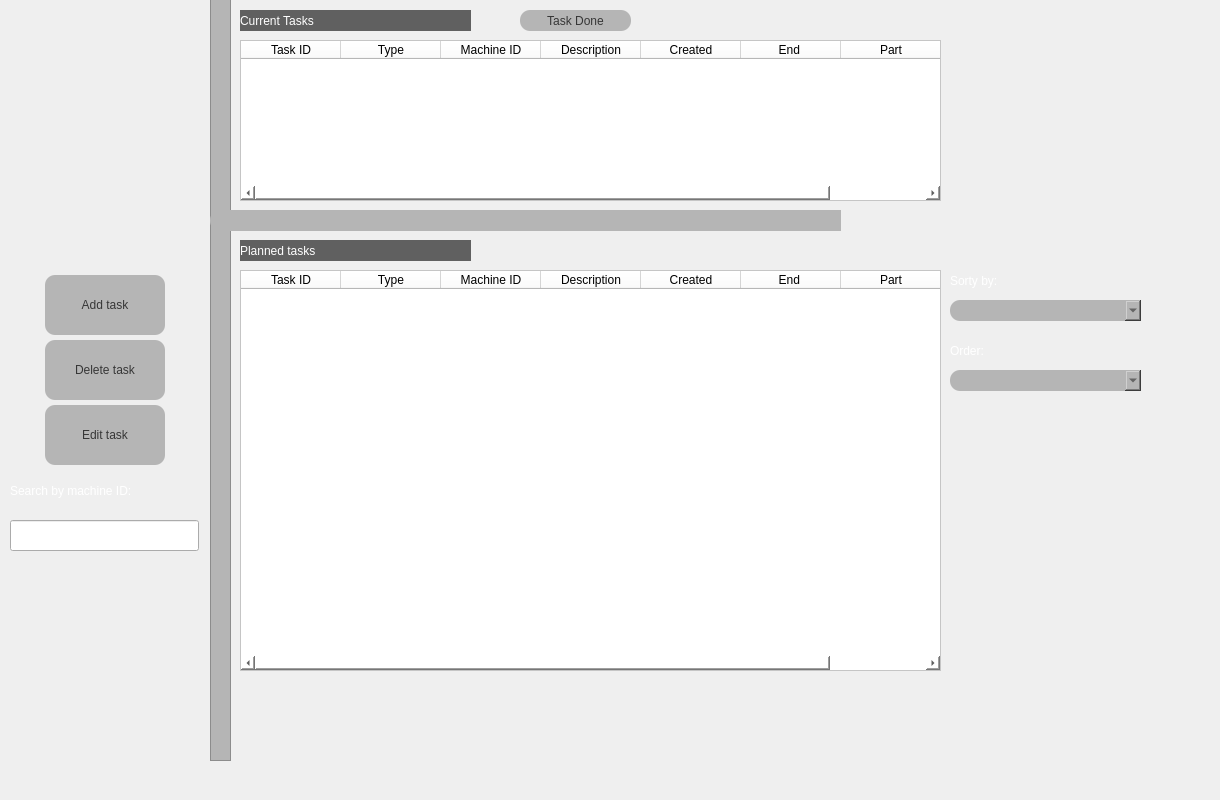
    <widget class="QWidget" name="tab_4">
     <attribute name="title">
      <string>Maintenance</string>
     </attribute>
     <widget class="QFrame" name="frame_2">
      <property name="geometry">
       <rect>
        <x>210</x>
        <y>-30</y>
        <width>21</width>
        <height>791</height>
       </rect>
      </property>
      <property name="styleSheet">
       <string notr="true">
background-color: rgb(181, 181, 181);</string>
      </property>
      <property name="frameShape">
       <enum>QFrame::StyledPanel</enum>
      </property>
      <property name="frameShadow">
       <enum>QFrame::Raised</enum>
      </property>
     </widget>
     <widget class="QWidget" name="gridLayoutWidget_2">
      <property name="geometry">
       <rect>
        <x>10</x>
        <y>270</y>
        <width>191</width>
        <height>201</height>
       </rect>
      </property>
      <layout class="QGridLayout" name="gridLayout_2">
       <property name="spacing">
        <number>0</number>
       </property>
       <item row="3" column="0">
        <widget class="QPushButton" name="deleteTaskButton">
         <property name="maximumSize">
          <size>
           <width>120</width>
           <height>60</height>
          </size>
         </property>
         <property name="styleSheet">
          <string notr="true">
QPushButton{
color: rgb(54, 54, 54);
border-color: rgb(96, 96, 96);
selection-color: rgb(0, 0, 0);
font: 10pt &quot;Verdana&quot;;
border-radius: 10px;
background-color: rgb(181, 181, 181);

}

QPushButton:hover {
color: rgb(255, 159, 102);
}</string>
         </property>
         <property name="text">
          <string>Delete task</string>
         </property>
        </widget>
       </item>
       <item row="2" column="0">
        <widget class="QPushButton" name="addTaskButton">
         <property name="maximumSize">
          <size>
           <width>120</width>
           <height>60</height>
          </size>
         </property>
         <property name="styleSheet">
          <string notr="true">

QPushButton{
color: rgb(54, 54, 54);
border-color: rgb(96, 96, 96);
selection-color: rgb(0, 0, 0);
font: 10pt &quot;Verdana&quot;;
border-radius: 10px;
background-color: rgb(181, 181, 181);

}

QPushButton:hover {
color: rgb(255, 159, 102);
}</string>
         </property>
         <property name="text">
          <string>Add task</string>
         </property>
        </widget>
       </item>
       <item row="4" column="0">
        <widget class="QPushButton" name="editTaskButton">
         <property name="maximumSize">
          <size>
           <width>120</width>
           <height>60</height>
          </size>
         </property>
         <property name="styleSheet">
          <string notr="true">
QPushButton{
color: rgb(54, 54, 54);
border-color: rgb(96, 96, 96);
selection-color: rgb(0, 0, 0);
font: 10pt &quot;Verdana&quot;;
border-radius: 10px;
background-color: rgb(181, 181, 181);

}

QPushButton:hover {
color: rgb(255, 159, 102);
}</string>
         </property>
         <property name="text">
          <string>Edit task</string>
         </property>
        </widget>
       </item>
      </layout>
     </widget>
     <widget class="QFrame" name="frame_5">
      <property name="geometry">
       <rect>
        <x>210</x>
        <y>210</y>
        <width>631</width>
        <height>21</height>
       </rect>
      </property>
      <property name="styleSheet">
       <string notr="true">border-radius: 10px;
background-color: rgb(181, 181, 181);</string>
      </property>
      <property name="frameShape">
       <enum>QFrame::StyledPanel</enum>
      </property>
      <property name="frameShadow">
       <enum>QFrame::Raised</enum>
      </property>
      <widget class="QLabel" name="logoLabel2">
       <property name="geometry">
        <rect>
         <x>620</x>
         <y>-280</y>
         <width>261</width>
         <height>321</height>
        </rect>
       </property>
       <property name="text">
        <string/>
       </property>
       <property name="pixmap">
        <pixmap resource="LOGO2.qrc">:/LogoInside/LOGO INSIDE.png</pixmap>
       </property>
       <property name="scaledContents">
        <bool>true</bool>
       </property>
      </widget>
     </widget>
     <widget class="QLabel" name="label">
      <property name="geometry">
       <rect>
        <x>240</x>
        <y>10</y>
        <width>231</width>
        <height>21</height>
       </rect>
      </property>
      <property name="styleSheet">
       <string notr="true">
border-color: rgb(96, 96, 96);
selection-color: rgb(0, 0, 0);

background-color: rgb(96, 96, 96);

color: rgb(255, 255, 255); 
font: 16pt &quot;Verdana&quot;;</string>
      </property>
      <property name="text">
       <string>Current Tasks</string>
      </property>
     </widget>
     <widget class="QTableWidget" name="plannedTasksTable">
      <property name="geometry">
       <rect>
        <x>240</x>
        <y>270</y>
        <width>701</width>
        <height>401</height>
       </rect>
      </property>
      <property name="styleSheet">
       <string notr="true">font: 12pt &quot;Verdana&quot;;
color: rgb(0, 0, 0);
background-color: rgb(255, 255, 255);</string>
      </property>
      <column>
       <property name="text">
        <string>Task ID</string>
       </property>
      </column>
      <column>
       <property name="text">
        <string>Type</string>
       </property>
      </column>
      <column>
       <property name="text">
        <string>Machine ID</string>
       </property>
      </column>
      <column>
       <property name="text">
        <string>Description</string>
       </property>
      </column>
      <column>
       <property name="text">
        <string>Created</string>
       </property>
      </column>
      <column>
       <property name="text">
        <string>End </string>
       </property>
      </column>
      <column>
       <property name="text">
        <string>Part</string>
       </property>
      </column>
     </widget>
     <widget class="QLabel" name="label_2">
      <property name="geometry">
       <rect>
        <x>240</x>
        <y>240</y>
        <width>231</width>
        <height>21</height>
       </rect>
      </property>
      <property name="styleSheet">
       <string notr="true">
border-color: rgb(96, 96, 96);
selection-color: rgb(0, 0, 0);
background-color: rgb(96, 96, 96);
color: rgb(255, 255, 255); 
font: 16pt &quot;Verdana&quot;;</string>
      </property>
      <property name="text">
       <string>Planned tasks</string>
      </property>
     </widget>
     <widget class="QPushButton" name="taskDoneButton">
      <property name="geometry">
       <rect>
        <x>520</x>
        <y>10</y>
        <width>111</width>
        <height>21</height>
       </rect>
      </property>
      <property name="maximumSize">
       <size>
        <width>120</width>
        <height>60</height>
       </size>
      </property>
      <property name="styleSheet">
       <string notr="true">

QPushButton{
color: rgb(54, 54, 54);
border-color: rgb(96, 96, 96);
selection-color: rgb(0, 0, 0);
font: 10pt &quot;Verdana&quot;;
border-radius: 10px;
background-color: rgb(181, 181, 181);

}

QPushButton:hover {
color: rgb(255, 159, 102);
}</string>
      </property>
      <property name="text">
       <string>Task Done</string>
      </property>
     </widget>
     <widget class="QTableWidget" name="currentTasksTable">
      <property name="geometry">
       <rect>
        <x>240</x>
        <y>40</y>
        <width>701</width>
        <height>161</height>
       </rect>
      </property>
      <property name="styleSheet">
       <string notr="true">font: 12pt &quot;Verdana&quot;;
color: rgb(0, 0, 0);
background-color: rgb(255, 255, 255);</string>
      </property>
      <column>
       <property name="text">
        <string>Task ID</string>
       </property>
      </column>
      <column>
       <property name="text">
        <string>Type</string>
       </property>
      </column>
      <column>
       <property name="text">
        <string>Machine ID</string>
       </property>
      </column>
      <column>
       <property name="text">
        <string>Description</string>
       </property>
      </column>
      <column>
       <property name="text">
        <string>Created</string>
       </property>
      </column>
      <column>
       <property name="text">
        <string>End </string>
       </property>
      </column>
      <column>
       <property name="text">
        <string>Part</string>
       </property>
      </column>
     </widget>
     <widget class="QComboBox" name="sortWhatComboMaintenance">
      <property name="geometry">
       <rect>
        <x>950</x>
        <y>300</y>
        <width>191</width>
        <height>21</height>
       </rect>
      </property>
      <property name="styleSheet">
       <string notr="true">color: rgb(54, 54, 54);
border-color: rgb(96, 96, 96);
selection-color: rgb(0, 0, 0);
font: 10pt &quot;Verdana&quot;;
border-radius: 10px;
background-color: rgb(181, 181, 181);</string>
      </property>
     </widget>
     <widget class="QComboBox" name="sortByComboMaintenance">
      <property name="geometry">
       <rect>
        <x>950</x>
        <y>370</y>
        <width>191</width>
        <height>21</height>
       </rect>
      </property>
      <property name="styleSheet">
       <string notr="true">color: rgb(54, 54, 54);
border-color: rgb(96, 96, 96);
selection-color: rgb(0, 0, 0);
font: 10pt &quot;Verdana&quot;;
border-radius: 10px;
background-color: rgb(181, 181, 181);</string>
      </property>
     </widget>
     <widget class="QLabel" name="label_5">
      <property name="geometry">
       <rect>
        <x>950</x>
        <y>270</y>
        <width>261</width>
        <height>21</height>
       </rect>
      </property>
      <property name="styleSheet">
       <string notr="true">
border-color: rgb(96, 96, 96);
selection-color: rgb(0, 0, 0);


color: rgb(255, 255, 255); 
font: 16pt &quot;Verdana&quot;;</string>
      </property>
      <property name="text">
       <string>Sorty by:</string>
      </property>
     </widget>
     <widget class="QLabel" name="label_6">
      <property name="geometry">
       <rect>
        <x>950</x>
        <y>340</y>
        <width>261</width>
        <height>21</height>
       </rect>
      </property>
      <property name="styleSheet">
       <string notr="true">
border-color: rgb(96, 96, 96);
selection-color: rgb(0, 0, 0);



color: rgb(255, 255, 255); 
font: 16pt &quot;Verdana&quot;;</string>
      </property>
      <property name="text">
       <string>Order:</string>
      </property>
     </widget>
     <widget class="QLabel" name="label_8">
      <property name="geometry">
       <rect>
        <x>10</x>
        <y>480</y>
        <width>191</width>
        <height>21</height>
       </rect>
      </property>
      <property name="styleSheet">
       <string notr="true">color: rgb(255, 255, 255); 
font: 12pt &quot;Verdana&quot;;</string>
      </property>
      <property name="text">
       <string>Search by machine ID:</string>
      </property>
     </widget>
     <widget class="QLineEdit" name="plannedTasksNameSearch">
      <property name="geometry">
       <rect>
        <x>10</x>
        <y>520</y>
        <width>189</width>
        <height>31</height>
       </rect>
      </property>
     </widget>
    </widget>
